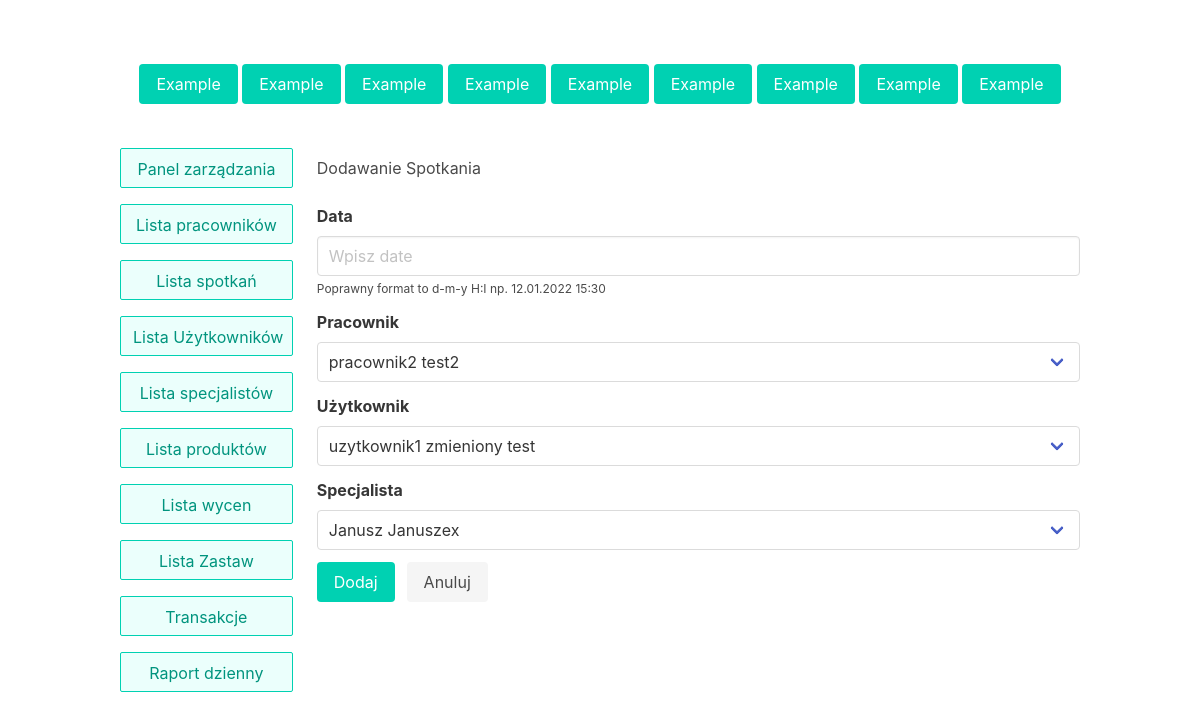
Page /appointment_add on the committed database.
### lombard/models.py (models this page shows, shortened)
class User(models.Model):
    name = models.CharField(max_length=255)
    surname = models.CharField(max_length=255)
    address = models.CharField(max_length=255)
    email = models.CharField(max_length=255)

class Expert(models.Model):
    name = models.CharField(max_length=255)
    surname = models.CharField(max_length=255)
    number = models.IntegerField()
    speciality = models.CharField(max_length=255)

### lombard/views.py (the view, shortened to what this page needs)
# urls.py: path('appointment_add', views.AppointmentAdd.as_view(), name='appointment_add'),
class AppointmentAdd(View):
    def get(self, request):
        employees = list()
        users = list()
        experts = list()
        for employee in Employee.objects.all():
            employee = model_to_dict(employee)
            user = model_to_dict(User.objects.get(id=employee['user']))
            employee['user'] = user
            employees.append(employee)
        for user in User.objects.all():
            users.append(model_to_dict(user))
        for expert in Expert.objects.all():
            experts.append(model_to_dict(expert))
        context = {
            'employees': employees,
            'users': users,
            'experts': experts
        }
        return render(request, 'appointment_add.html', context)

### templates/appointment_add.html (shortened to what this page needs)
{% extends 'main_page.html' %}
{% block content %}
<form method="post">
        <h1 class="my-5">Dodawanie Spotkania</h1>
    <div class="field">
        <label class="label">Data</label>
        <div class="control">
            <label>
                <input type="text" autocomplete="off" name="date" class="input" placeholder="Wpisz date">
            </label>
        </div>
        <p class="help">Poprawny format to d-m-y H:I np. 12.01.2022 15:30</p>
    </div>
    <label class="label">Pracownik</label>
    <div class="field">
        <div class="select" style="width: 100%">
            <div class="control">
                <label>
                    <select style="width: 100%" name="employee">
                        {% for employee in employees %}
                        <option value="{{ employee.user.id }}">{{ employee.user.name }} {{ employee.user.surname }}</option>
                        {% endfor %}
                    </select>
                </label>
            </div>
        </div>
    </div>
    <label class="label">Użytkownik</label>
    <div class="field">
        <div class="select" style="width: 100%">
            <div class="control">
                <label>
                    <select style="width: 100%" name="user">
                        {% for user in users %}
                        <option value="{{ user.id }}">{{ user.name }} {{ user.surname }}</option>
                        {% endfor %}
                    </select>
                </label>
            </div>
        </div>
    </div>
    <label class="label">Specjalista</label>
    <div class="field">
        <div class="select" style="width: 100%">
            <div class="control">
                <label>
                    <select style="width: 100%" name="expert">
                        {% for expert in experts %}
                        <option value="{{ expert.id }}">{{ expert.name }} {{ expert.surname }}</option>
                        {% endfor %}
                    </select>
                </label>
            </div>
        </div>
    </div>
        <div class="field is-grouped is-grouped-left">
        <p class="control">
            <button class="button is-primary" type="submit" name="submit">
                Dodaj
            </button>
        </p>
        <p class="control">
            <a class="button is-light" href="appointment_table">
                Anuluj
            </a>
        </p>
    </div>
</form>
{% endblock %}

### rows in the picture
User: employee "pracownik2 test2"
User: user "uzytkownik1 zmieniony test"
Expert: expert "Janusz Januszex"
